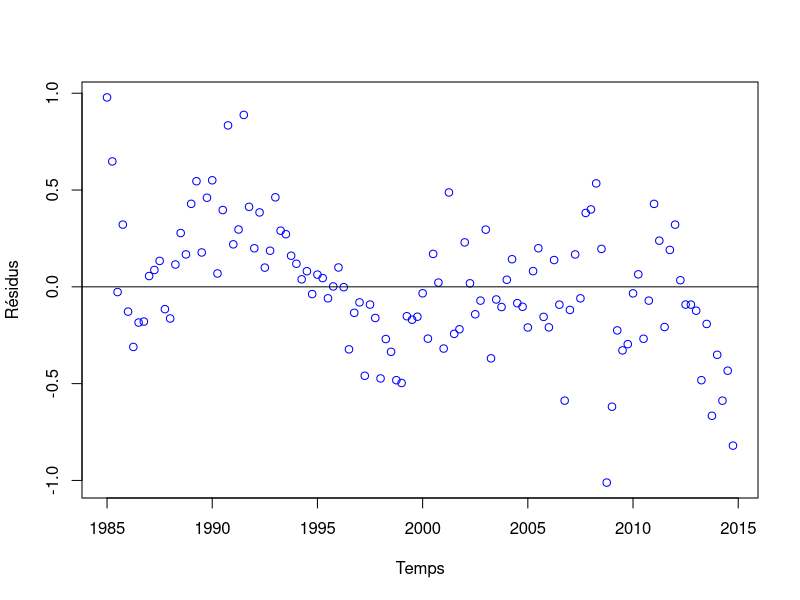
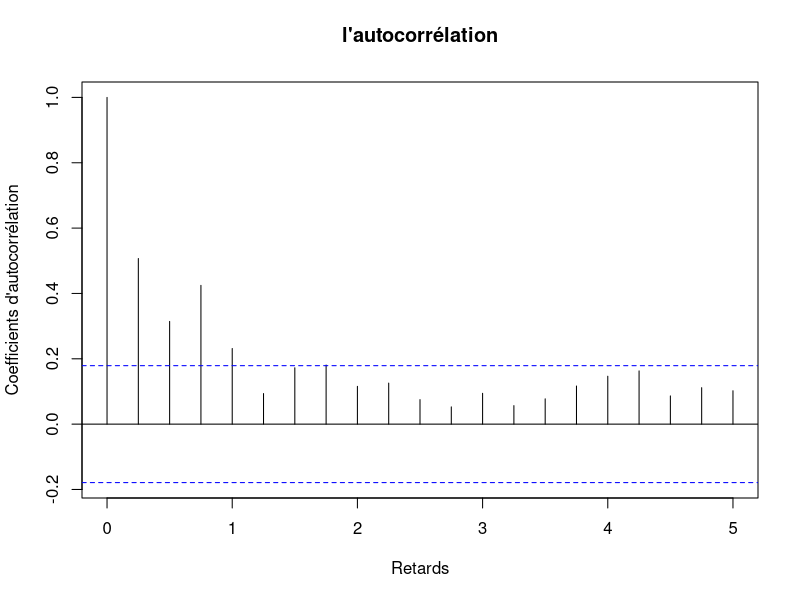
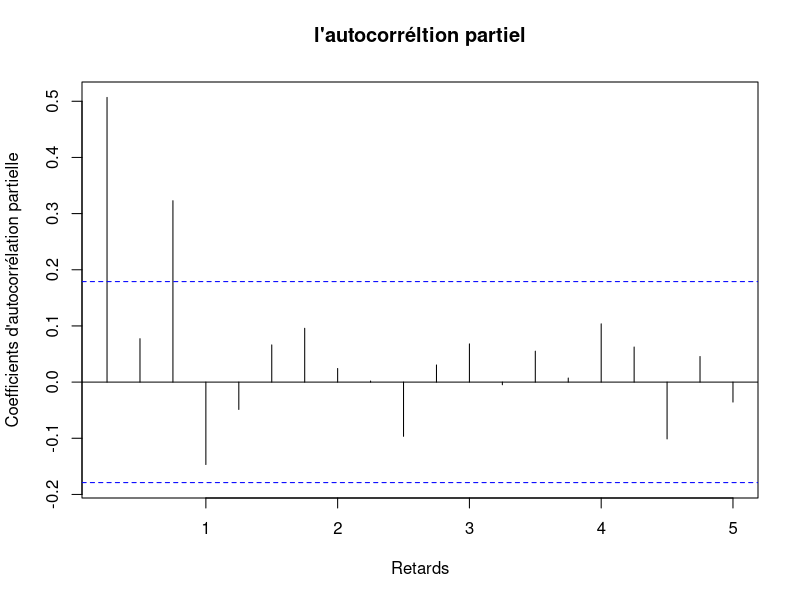

Generate these figures, in order, with R:
### TP6  


library("tseries") # permet d'utiliser un certain nombre de commandes faciliant le traitement des séries temporelles 
library("lmtest") # permet de calculer la statistique du test de Breusch-Godfrey
library("car") # permet de calculer les statistiques de DW

#on importe la base de donnees
setwd(dir = "C:/Users/hugop/OneDrive/Documents/économétrie/TP6")
inflation <-read.csv("inflation.csv", sep=',',header=TRUE)
View(inflation)
summary(inflation)

#on indique une dimension temporelle
inflation.ts<-ts(inflation[,c("DHICPsaq","DURq")], frequency=4, start=c(1980,1), end=c(2015,4))
View(inflation.ts)
data.est<-window(ts(inflation, frequency=4, start=c(1980,1), end=c(2015,4)), frequency=4, 
                                start=c(1985,1), end=c(2014,4))


#on fait la regression 
phil<-lm(DHICPsaq ~ DURq , data=data.est)
summary(phil)

#le graphe sur les résidus 
res.pc<-ts(phil$residuals, frequency=4, start=c(1985,1), end=c(2014,4))
plot(res.pc, type="p", col="blue", ylab="Résidus", xlab="Temps")
abline(h=0)

#le test de Durbin-Watson
dwt(phil)
#Autocorrelation = rho, statistic = 0.87, p-value = 0 donc on rejette l'hypoth?se H0, 
#c'est ? dire l'hypoth?se que rho = 0, puisque rho diff?rent de 0, on a bien autocorr?lation


#le test de Breusch-Godfrey 
L.res.pc<-ts(lag(res.pc,k=-1), frequency=4, start=c(1985,2), end=c(2014,4)) 
#creer une variable qui correspond aux residus du quadri precedent, 
#lag permet de dire que c'est une série temporelle avec les residus retardés d'une periode

data.est.bg<-ts.intersect(res.pc, L.res.pc,data.est[,"DURq"]) #le tout mis dans une base de donnees
colnames(data.est.bg)<-c("res.pc", "L.res.pc","DURq")
View(data.est.bg) #on a donc créé une base de données avec les résidus lagués


#coefficient de corrélation (question2)
cor(data.est.bg[,"res.pc"],data.est.bg[,"L.res.pc"]) #coefficient de correlation entre les résidus et les résidus retardés 
#d'une période assez fort donc bien la preuve qu'on a correlation entre les diff?rents residus mais 
#faire test pour etre plus rigoureux 

bg1.fit<-lm(data.est.bg[,"res.pc"] ~ data.est.bg[,"L.res.pc"] + data.est.bg[,"DURq"])
s.bg1<-summary(bg1.fit)
s.bg1
#le coefficient rho est significatif avec 3 étoiles et donc autocorrélation

n.bg1<-length(bg1.fit$residuals)
# Calcul de la statistique de test
LM.bg1<-n.bg1*s.bg1$r.squared
# Calcul de la P-value associée 
PV.LM.bg1<-1-pchisq(LM.bg1,1)
bg.test.fb<-c(LM.bg1,PV.LM.bg1)
bg.test.fb #ici on a calculé les résidus à la main" 
#stat du test est 3.123729e+0, pvalue est 5.162232e-09 (faible)

#mais on peut aussi utiliser directement une commande
bg.test<-bgtest(phil, order=1, type="Chisq", fill=NA)
bg.test 
#pvalue faible donc rejet de H0 donc autocorrélation qu'il faut corriger. 


#on utilise l'estimateur de Newey-West
install.packages("sandwich")
library(sandwich)
coeftest(phil,vcov. = NeweyWest (phil,lag = 1,adjust =T,prewhite =F))

#Mtn p-value de 0.438, BDD trop restreinte avec peu d'observations que pour l'estimation avec 
#methode de Newey-West soit vraiment efficace, il est necessaire d'avoir enormement d'informations 
#avec cette methode 


#les FGLS

FGLS.reg <- lm(data.est.bg[,"res.pc"] ~ data.est.bg[,"L.res.pc"])
summary(FGLS.reg)

Yfgls<-data.est[,"DHICPsaq"]-0.529230*data.est[,"L.DHICPsaq"]
Xfgls<-data.est[,"DURq"]-0.529230*data.est[,"L.DURq"] #ici le 0.529230 correspond à 
reg.FGLS<-lm(Yfgls~Xfgls)                             #l'estimation du coefficient faite
                                                      #lors du test BG
summary(reg.FGLS)

#Marche pas terrible non plus, p-value pas significative donc on ne peut pas rejeter H0 et
#dire qu'il n'y a pas d'autocorrelation



acf(data.est[,"DHICPsaq"], main="l'autocorrélation", xlab="Retards", ylab="Coefficients d'autocorrélation")
pacf(data.est[,"DHICPsaq"], main="l'autocorréltion partiel", xlab="Retards", ylab="Coefficients d'autocorrélation partielle")


#les modele ARDL:
# ARDL(1,1)  
ardl.fit.s1<-lm(data.est[,"DHICPsaq"]~ data.est[,"L.DHICPsaq"]+data.est[,"DURq"]+data.est[,"L.DURq"])
#DHICPsaq est le taux d'inflation
#L.DHICPsaq est le taux d'inflation retardé d'une période
#DURq est le taux de chomage
#L.DURq est le taux de chomage retardé d'une période
#C'est pourquoi on utilise 1,1 car on fait un retard sur les deux de 1
summary(ardl.fit.s1) 
#interessant ici est le Beta 1, on veut que le 0.278 soit significatif mais ici il ne l'est pas hors 
#celui d'au dessus l'est donc on est sur la bonne voie
#on vient de montrer que le taux d'inflation retardé d'une periode est une variable significative pour 
#l'explication du taux d'inflation. Nous essayons aussi de montrer que la courbe de Phillips est "correcte"
#et donc que le taux de chomage, ici DURq, soit une variable significative
res.ardl.s1<-ts(ardl.fit.s1$residuals, frequency=4, start=c(1985,1), end=c(2014,4))
bgtest(ardl.fit.s1, fill=NA) #la pvalue est > 5 pourcents donc nous avons corrigé l'autocorrélation
bgtest(ardl.fit.s1,order=2, fill=NA) #ici pvalue < 5 pourcents


#autocorrelation d'ordre 1 corrigée mais encore d'ordre 2 à corriger 


#les modele ARDL
# ARDL(2,2)
#ici on essaye d'estimer le taux d'inflation en fonction du taux d'inflation retardé d'une période, du taux
#d'inflation retardé de 2 periodes, du taux de chomage, du taux de chomage retardé d'une periode et 
#du taux de chomage retardé de 2 periodes.
ardl.fit.s4<-lm(data.est[,"DHICPsaq"]~ data.est[,"L.DHICPsaq"]+data.est[,"L2.DHICPsaq"]+
                  data.est[,"DURq"]+data.est[,"L.DURq"]+data.est[,"L2.DURq"])
summary(ardl.fit.s4)
#on remarque que la pvalue a bien diminué (celle qui nous interresse DURq)
res.ardl.s4<-ts(ardl.fit.s4$residuals, frequency=4, start=c(1985,1), end=c(2014,4))
bgtest(ardl.fit.s4, fill=NA)

# ARDL(3,3)
ardl.fit.s8<-lm(data.est[,"DHICPsaq"]~ data.est[,"L.DHICPsaq"]+data.est[,"L2.DHICPsaq"]+
                  data.est[,"L3.DHICPsaq"]+data.est[,"DURq"]+data.est[,"L.DURq"]+data.est[,"L2.DURq"]+
                  data.est[,"L3.DURq"])
summary(ardl.fit.s8)
res.ardl.s8<-ts(ardl.fit.s8$residuals, frequency=4, start=c(1985,1), end=c(2014,4))
bgtest(ardl.fit.s8, fill=NA)
bgtest(ardl.fit.s8, order=2, fill=NA)
bgtest(ardl.fit.s8, order=3, fill=NA)

# ARDL(3,0) #ici lagué que trois fois le Y et pas le X 
ardl.fit.s5<-lm(data.est[,"DHICPsaq"]~ data.est[,"L.DHICPsaq"]+data.est[,"L2.DHICPsaq"]+
                  data.est[,"L3.DHICPsaq"]+data.est[,"DURq"])
summary(ardl.fit.s5)
#enfin notre taux de chomage devient une variable significative au seuil de 5 pourcents.
#ici, p-value est de 0.0250 ce qui est encore meilleur que celui d'au-dessus 

#La meilleure maniere de corriger l'autocorrelation est de comprendre ce qui a dans le rho et 
#d'avoir un bon modele theorique qui estime ce qui est la source de l'autocorrelation 
